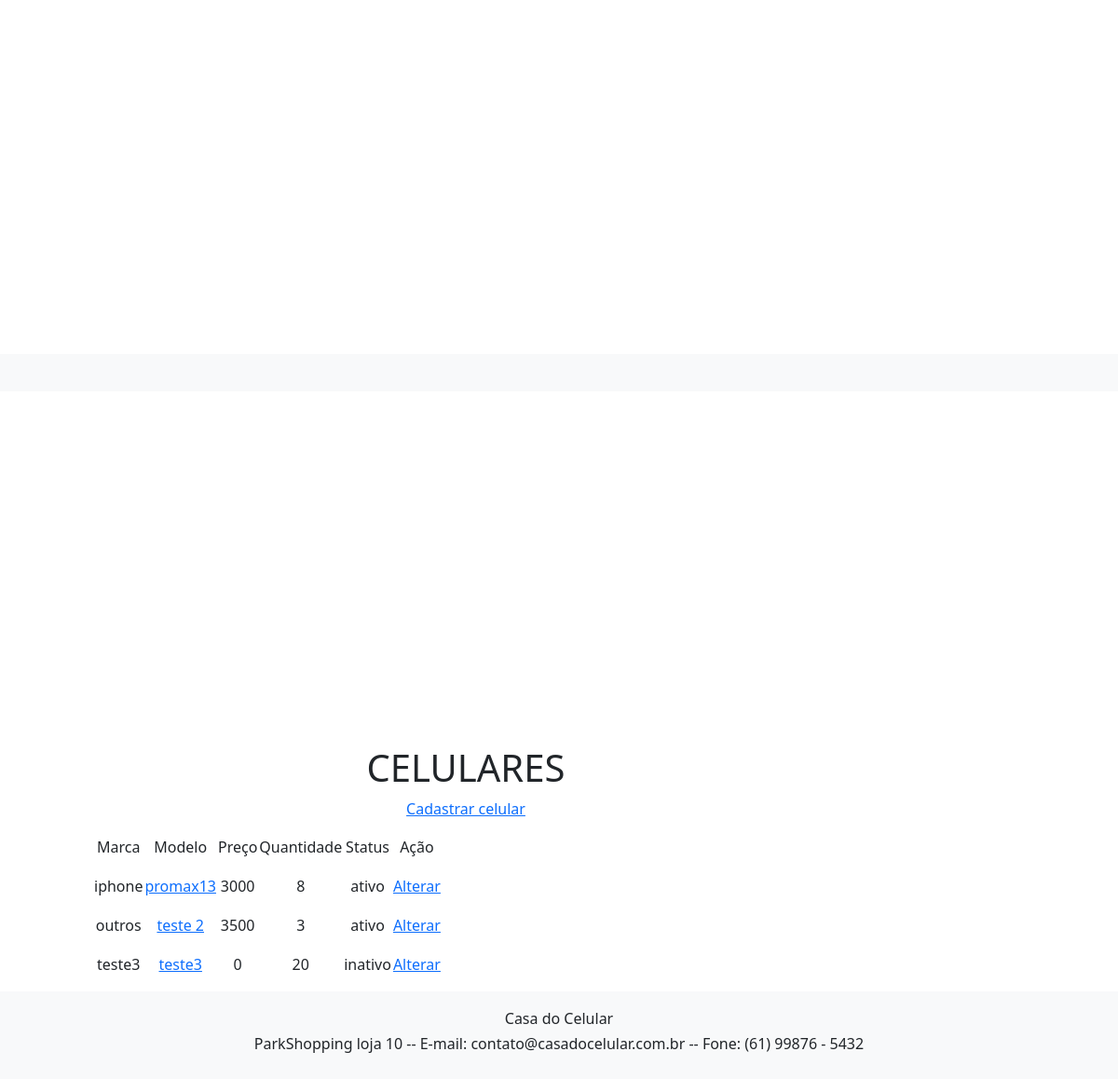
The app's page /projeto_2Bim_web/bkps/lista_celold.php with its own data.
### tables this page shows
CREATE TABLE `celulares` (
  `cod_cel` int(11) NOT NULL,
  `marca_cel` varchar(45) NOT NULL,
  `modelo_cel` varchar(45) NOT NULL,
  `foto_cel` varchar(100) NOT NULL,
  `preco_cel` decimal(7,0) NOT NULL,
  `qtd_cel` int(11) NOT NULL,
  `descricao_cel` varchar(200) NOT NULL,
  `status_cel` varchar(45) NOT NULL DEFAULT 'ativo'
);

### projeto_2Bim_web/bkps/lista_celold.php (the view, shortened to what this page needs)
<!DOCTYPE html>
<html>
    <head>
        <link rel="stylesheet" type="text/css" href="css/layout1.css">
		<link rel="stylesheet" type="text/css" href="css/menu1.css">
    </head>
    <body>
        <div id="principal">
			<div id="topo">
			</div>
				<?php include "menu_local.php";	?>
			<div id="conteudo_especifico">
				<div class="div_central centralizar">
					<h1> CELULARES </h1>
				</div>
				<div id="funcionalidade" class="div_direita">
					<?php
						$conectar = mysqli_connect ("localhost", "root", "", "cadastro_sistema");
						$sql_consulta = "SELECT cod_cel, marca_cel, modelo_cel, preco_cel, qtd_cel, status_cel FROM celulares";
						$resultado_consulta = mysqli_query ($conectar, $sql_consulta);
					?>
					<p> <a href="cadastra_cel.php"> Cadastrar celular </a> </p>
					<table class="centralizar">
						<tr>
							<td class="esquerda">
								<p> Marca </p>
							</td>
							<td>
								<p> Modelo </p>
							</td>
							<td>
								<p> Preço </p>
							</td>
							<td>
								<p> Quantidade </p>
							</td>
							<td>
								<p> Status </p>
							</td>
							<td class="esquerda">
								<p> Ação </p>
							</td>
						</tr>
						<?php
							while ($registro = mysqli_fetch_row($resultado_consulta))
							{
						?>
						<tr>
							<td class="esquerda">
								<p>
									<?php echo $registro[1]; ?>
								</p>
							</td>
							<td>
								<p>
									<a href="exibe_cel.php?codigo=<?php echo $registro[0]?>">
										<?php
											echo "$registro[2]";
										?>
									</a>
								</p>
							</td>
							<td class="esquerda">
								<p>
									<?php echo $registro[3]; ?>
								</p>
							</td>
							<td class="central">
								<p>
									<?php echo $registro[4]; ?>
								</p>
							</td>
							<td class="central">
								<p>
									<?php echo $registro[5]; ?>
								</p>
							</td>
							<td class="esquerda">
								<p>
									<a href="altera_cel.php?codigo=<?php echo $registro[0]?>">
										Alterar
									</a>
								</p>
							</td>
						</tr>
						<?php
							}
						?>
					</table>
				</div>
			</div>
			<div id="rodape">
				<div id="texto_institucional">
					<div id="texto_institucional">
					<h6> Casa do Celular </h6>
						<h6> ParkShopping loja 10 -- E-mail: contato@casadocelular.com.br -- Fone: (61) 99876 - 5432 </h6>
					</div>
				</div>
		</div>
    </body>
</html>

### projeto_2Bim_web/bkps/layout1.css (style rules this page uses)
body { font-family: 'PT Serif', serif; }
#principal { display: flex; justify-content: center; align-items: center; height: 100vh; }
#conteudo_especifico { text-align: center; max-width: 800px; width: 100%; margin-left: 100px; }
#topo { background-color: #f8f9fa; padding: 20px; width: 100%; }
#rodape { background-color: #f8f9fa; padding: 20px; width: 100%; }
#texto_institucional { text-align: center; }

### projeto_2Bim_web/css/menu_local.css (style rules this page uses)
body { font-family: 'PT Serif', serif; }

### records on screen
celulares: marca_cel "iphone", modelo_cel "promax13", preco_cel "3000", qtd_cel "8", status_cel "ativo"
celulares: marca_cel "outros", modelo_cel "teste 2", preco_cel "3500", qtd_cel "3", status_cel "ativo"
celulares: marca_cel "teste3", modelo_cel "teste3", preco_cel "0", qtd_cel "20", status_cel "inativo"
